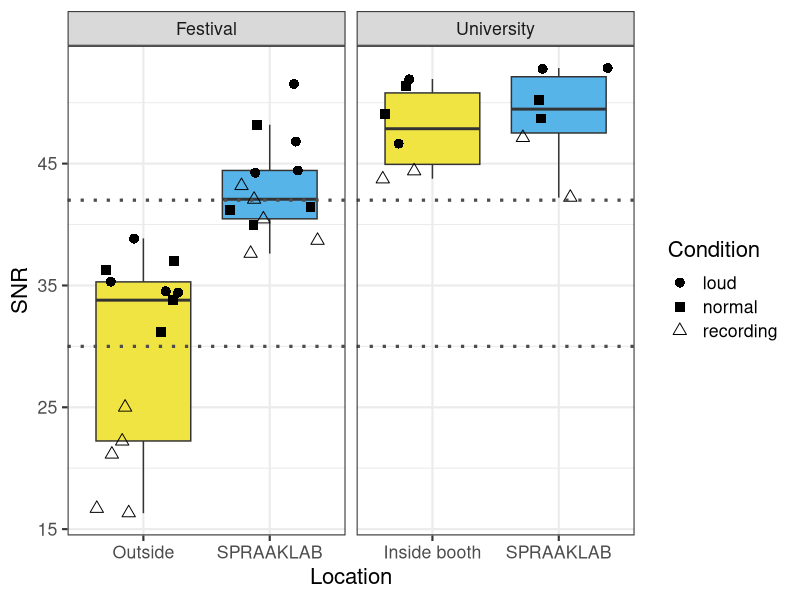

The R source for this figure:
## ---- chunk 1
library(ggplot2)
library(dplyr)
## ---- chunk 2
dat <- read.csv("SNR_spraaklab.csv")
head(dat)
str(dat)
## ---- chunk 3
dat[1:6] <- lapply(dat[1:6], as.factor)
str(dat)
## ---- chunk 4
dat %>%
  group_by(festival_or_uni, condition, SPRAAKLAB) %>%
  summarize(count = n())

# as seen in previous table, there are only two recordings per condition at the university
# we therefore report min/max

dat %>%
  filter(festival_or_uni == "University") %>%
  group_by(condition, SPRAAKLAB) %>%
  summarise(min_SNR = min(SNR),
            max_SNR = max(SNR))

# for festival recordings, we report mean and standard deviation
dat %>%
  filter(festival_or_uni == "Festival") %>%
  group_by(condition, SPRAAKLAB) %>%
  summarise(mean_SNR = mean(SNR),
            sd_SNR = sd(SNR))
## ---- chunk 5
dat %>%
  ggplot(aes(x = location, y = SNR, fill=SPRAAKLAB)) +
  geom_boxplot(outlier.shape=NA) +
  geom_jitter(aes(shape = condition), size=3) +
  theme_bw(base_size=16) +
  facet_wrap(~festival_or_uni, scales="free_x") +
  scale_shape_manual(values=c(16, 15, 2)) +
  labs(x="Location", y="SNR", shape="Condition", fill="SPRAAKLAB") +
  scale_fill_manual(values=c("#F0E442", "#56B4E9")) +
  guides(fill="none") +
  guides(shape=guide_legend(title = "Condition")) +
  xlab("Location") +
  geom_hline(yintercept=42, linetype="dotted", color = "grey30", size = 1.1) +
  geom_hline(yintercept=30, linetype="dotted", color = "grey30", size=1.1)
